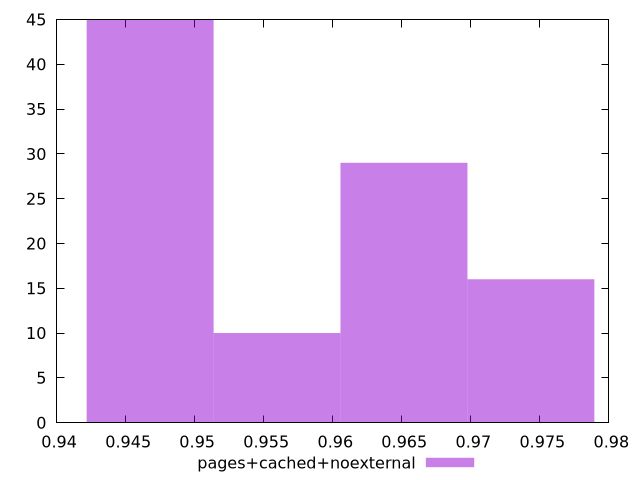

Write gnuplot code to recreate this figure.
$_pagesCachedNoexternal <<EOF
0.9743490309282107 16
0.9651570589383219 29
0.9467731149585444 45
0.9559650869484332 10
EOF
set key outside below
set terminal pngcairo
set output "report_00006_2020-11-02T20-21-41.718Z/first-contentful-paint/pages+cached+noexternal//hist.png"
set yrange [0:45]
set boxwidth 0.00919197198988878
set style fill transparent solid 0.5 noborder
plot $_pagesCachedNoexternal title "pages+cached+noexternal" with boxes ,
